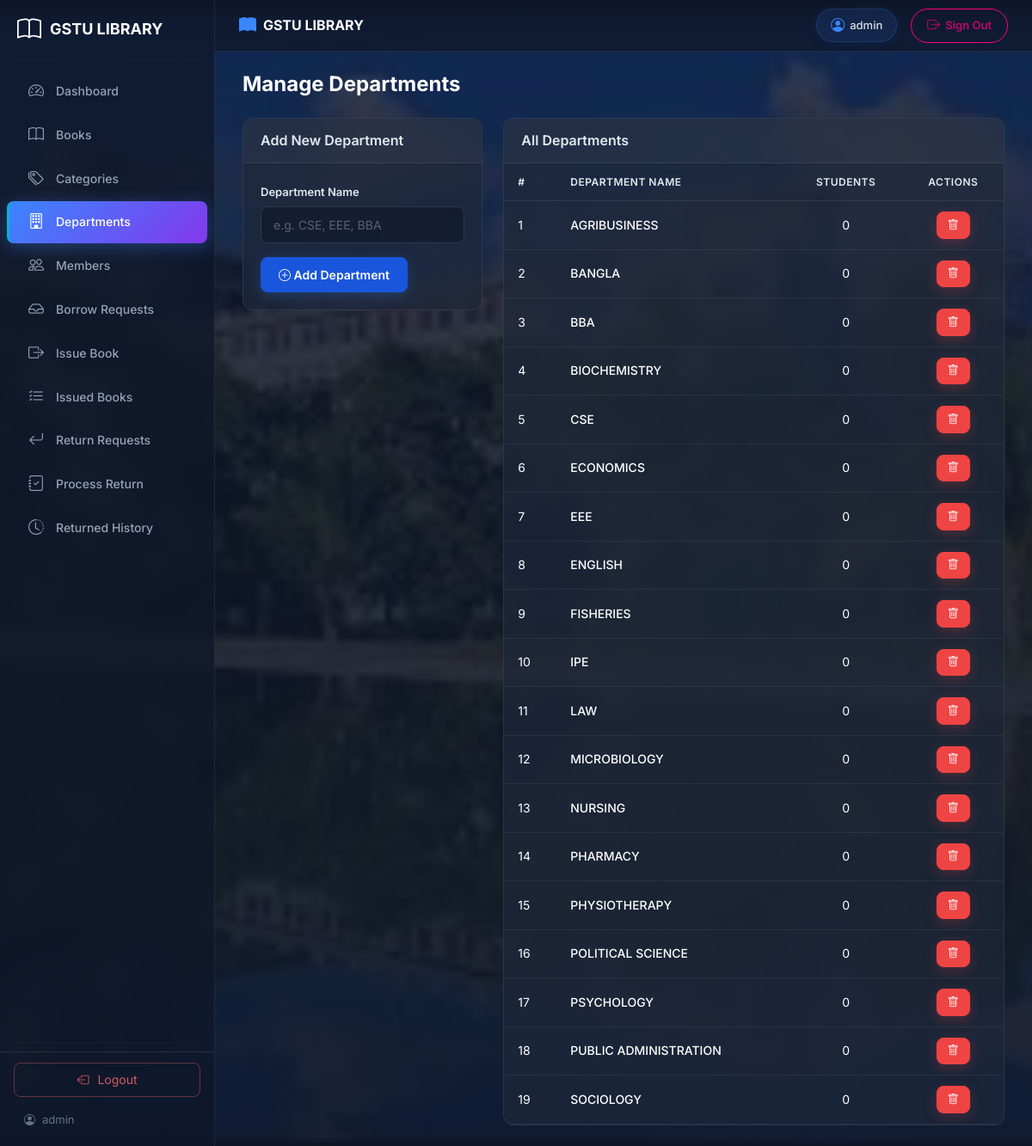
The app's page /admin/manage-departments.php (signed in) with its own data.
### tables this page shows
CREATE TABLE IF NOT EXISTS `departments` (
    `id` INT(11) NOT NULL AUTO_INCREMENT,
    `dept_name` VARCHAR(100) NOT NULL COMMENT 'Department name',
    `created_at` TIMESTAMP NOT NULL DEFAULT CURRENT_TIMESTAMP(),
    PRIMARY KEY (`id`),
    UNIQUE INDEX `dept_name` (`dept_name`)
);

### admin/manage-departments.php (the view, shortened to what this page needs)
<?php
$pdo = getConnection();
$departments = $pdo->query("
    SELECT d.*, (SELECT COUNT(*) FROM students WHERE department COLLATE utf8mb4_general_ci = d.dept_name) as student_count
    FROM departments d ORDER BY d.dept_name
")->fetchAll();
require_once __DIR__ . '/header.php';
require_once __DIR__ . '/sidebar.php';
?>
<div class="main-content">
    <div class="d-flex justify-content-between align-items-center mb-4">
        <h2 class="page-title">Manage Departments</h2>
    </div>
    <div class="row">
        <div class="col-md-4">
            <div class="card dashboard-card">
                <div class="card-header">
                    <h5 class="card-title mb-0">Add New Department</h5>
                </div>
                <div class="card-body">
                    <form method="POST" action="">
                        <div class="mb-3">
                            <label for="dept_name" class="form-label">Department Name</label>
                            <input type="text" class="form-control" id="dept_name" name="dept_name"
                                   placeholder="e.g. CSE, EEE, BBA" required>
                        </div>
                        <button type="submit" name="add_department" class="btn btn-primary">
                            <i class="bi bi-plus-circle"></i> Add Department
                        </button>
                    </form>
                </div>
            </div>
        </div>
        <div class="col-md-8">
            <div class="card dashboard-card">
                <div class="card-header">
                    <h5 class="card-title mb-0">All Departments</h5>
                </div>
                <div class="card-body p-0">
                    <div class="table-responsive">
                        <table class="table table-hover mb-0">
                            <thead>
                                <tr>
                                    <th>#</th>
                                    <th>Department Name</th>
                                    <th class="text-center">Students</th>
                                    <th class="text-center">Actions</th>
                                </tr>
                            </thead>
                            <tbody>
                                <?php $i = 1; ?>
                                <?php foreach ($departments as $dept): ?>
                                    <tr>
                                        <td><?php echo $i++; ?></td>
                                        <td class="fw-medium"><?php echo htmlspecialchars($dept['dept_name'], ENT_QUOTES, 'UTF-8'); ?></td>
                                        <td class="text-center"><?php echo $dept['student_count']; ?></td>
                                        <td class="text-center">
                                            <a href="?delete=<?php echo $dept['id']; ?>"
                                               class="btn btn-sm btn-danger"
                                               title="Delete"
                                               onclick="return confirm('Delete department &ldquo;<?php echo htmlspecialchars($dept['dept_name'], ENT_QUOTES, 'UTF-8'); ?>&rdquo;?');">
                                                <i class="bi bi-trash"></i>
                                            </a>
                                        </td>
                                    </tr>
                                <?php endforeach; ?>
                            </tbody>
                        </table>
                    </div>
                </div>
            </div>
        </div>
    </div>
</div>
<?php require_once __DIR__ . '/footer.php'; ?>

### assets/css/style.css (style rules this page uses)
:root { --primary-blue: #1a56db; --primary-dark: #1e293b; --primary-light: #3b82f6; --accent: #0ea5e9; --gray-50: #f8fafc; --gray-100: #f1f5f9; --gray-200: #e2e8f0; --gray-300: #cbd5e1; --gray-400: #94a3b8; --gray-500: #64748b; --gray-600: #475569; --gray-700: #334155; --gray-800: #1e293b; --gray-900: #0f172a; --success: #10b981; --warning: #f59e0b; --danger: #ef4444; --info: #06b6d4; --sidebar-width: 250px; --header-height: 0px; }
* { margin: 0; padding: 0; box-sizing: border-box; }
body { font-family: 'Inter', -apple-system, BlinkMacSystemFont, 'Segoe UI', Roboto, sans-serif; background-color: var(--gray-50); color: var(--gray-800); line-height: 1.6; }
a { text-decoration: none; color: var(--primary-blue); }
.main-content { flex: 1; margin-left: var(--sidebar-width); padding: 84px 32px 24px; min-height: 100vh; }
.page-title { font-size: 24px; font-weight: 700; color: var(--gray-900); margin: 0; }
.dashboard-card { background: rgba(15, 23, 42, 0.7); backdrop-filter: blur(8px); -webkit-backdrop-filter: blur(8px); border: 1px solid rgba(255, 255, 255, 0.08); border-radius: 12px; overflow: hidden; }
.dashboard-card .card-header { background: rgba(255, 255, 255, 0.04); border-bottom: 1px solid rgba(255, 255, 255, 0.08); padding: 16px 20px; }
.dashboard-card .card-body { padding: 20px; }
.card-title { font-size: 16px; font-weight: 600; color: #ffffff; }
.table { margin-bottom: 0; }
.table thead th { background: var(--gray-50); color: var(--gray-600); font-size: 12px; font-weight: 600; text-transform: uppercase; letter-spacing: 0.5px; padding: 12px 16px; border-bottom: 2px solid var(--gray-200); }
.table tbody td { padding: 12px 16px; vertical-align: middle; font-size: 14px; border-bottom: 1px solid var(--gray-100); }
.table .fw-medium { font-weight: 600; }
.form-control, .form-select { border: 1.5px solid var(--gray-300); border-radius: 8px; padding: 10px 14px; font-size: 14px; font-family: inherit; transition: border-color 0.2s ease, box-shadow 0.2s ease; }
.form-label { font-size: 13px; font-weight: 600; color: var(--gray-700); margin-bottom: 6px; }
.btn { padding: 9px 20px; font-size: 14px; font-weight: 600; border-radius: 8px; transition: all 0.2s ease; font-family: inherit; }
.btn-primary { background: var(--primary-blue); border-color: var(--primary-blue); box-shadow: 0 4px 15px rgba(58, 134, 255, 0.25); }
.btn-danger { background: var(--danger); border-color: var(--danger); box-shadow: 0 4px 15px rgba(239, 68, 68, 0.25); }
.btn-sm { padding: 5px 12px; font-size: 13px; }
.admin-body { background: linear-gradient(rgba(15, 23, 42, 0.8), rgba(15, 23, 42, 0.92)), url('../../img/campus.jpg'); background-size: cover; background-position: center; background-repeat: no-repeat; background-attachment: fixed; min-height: 100vh; }
.card.dashboard-card, .dashboard-card { background: rgba(30, 41, 59, 0.7) !important; backdrop-filter: blur(8px); -webkit-backdrop-filter: blur(8px); border: 1px solid rgba(255, 255, 255, 0.08) !important; }
.dashboard-card .table thead th { background: rgba(255, 255, 255, 0.04); color: #e2e8f0 !important; border-bottom: 1px solid rgba(255, 255, 255, 0.08) !important; }
.dashboard-card .table td, .dashboard-card .table th { color: #e2e8f0 !important; background: transparent !important; border-bottom: 1px solid rgba(255, 255, 255, 0.06) !important; }
.dashboard-card .card-body { color: #cbd5e1; }
.dashboard-card .card-header, .dashboard-card .card-footer { color: #cbd5e1; }
.dashboard-card .form-control, .dashboard-card .form-select { background: rgba(15, 23, 42, 0.6) !important; border: 1.5px solid rgba(255, 255, 255, 0.12) !important; color: #e2e8f0 !important; }
.dashboard-card .form-control::placeholder { color: rgba(255, 255, 255, 0.3) !important; }
.dashboard-card .form-label { color: #e2e8f0 !important; }
.main-content .page-title { color: #ffffff; }
.main-content h1, .main-content h2, .main-content h3, .main-content h4, .main-content h5, .main-content h6, .main-content p { color: #e2e8f0; }
.dashboard-card .card-header, .dashboard-card .card-body, .dashboard-card .card-footer, .dashboard-card .table, .dashboard-card .table *, .dashboard-card table, .dashboard-card table * { backdrop-filter: none !important; -webkit-backdrop-filter: none !important; filter: none !important; }
.dashboard-card .table th, .dashboard-card .table td { color: #ffffff !important; text-shadow: none !important; }

### records on screen
departments: dept_name "AGRIBUSINESS", student_count "0"
departments: dept_name "BANGLA", student_count "0"
departments: dept_name "BBA", student_count "0"
departments: dept_name "BIOCHEMISTRY", student_count "0"
departments: dept_name "CSE", student_count "0"
departments: dept_name "ECONOMICS", student_count "0"
departments: dept_name "EEE", student_count "0"
departments: dept_name "ENGLISH", student_count "0"
departments: dept_name "FISHERIES", student_count "0"
departments: dept_name "IPE", student_count "0"
departments: dept_name "LAW", student_count "0"
departments: dept_name "MICROBIOLOGY", student_count "0"
departments: dept_name "NURSING", student_count "0"
departments: dept_name "PHARMACY", student_count "0"
departments: dept_name "PHYSIOTHERAPY", student_count "0"
departments: dept_name "POLITICAL SCIENCE", student_count "0"
departments: dept_name "PSYCHOLOGY", student_count "0"
departments: dept_name "PUBLIC ADMINISTRATION", student_count "0"
departments: dept_name "SOCIOLOGY", student_count "0"

### other values on screen
$_SESSION['admin_name'] "admin"
